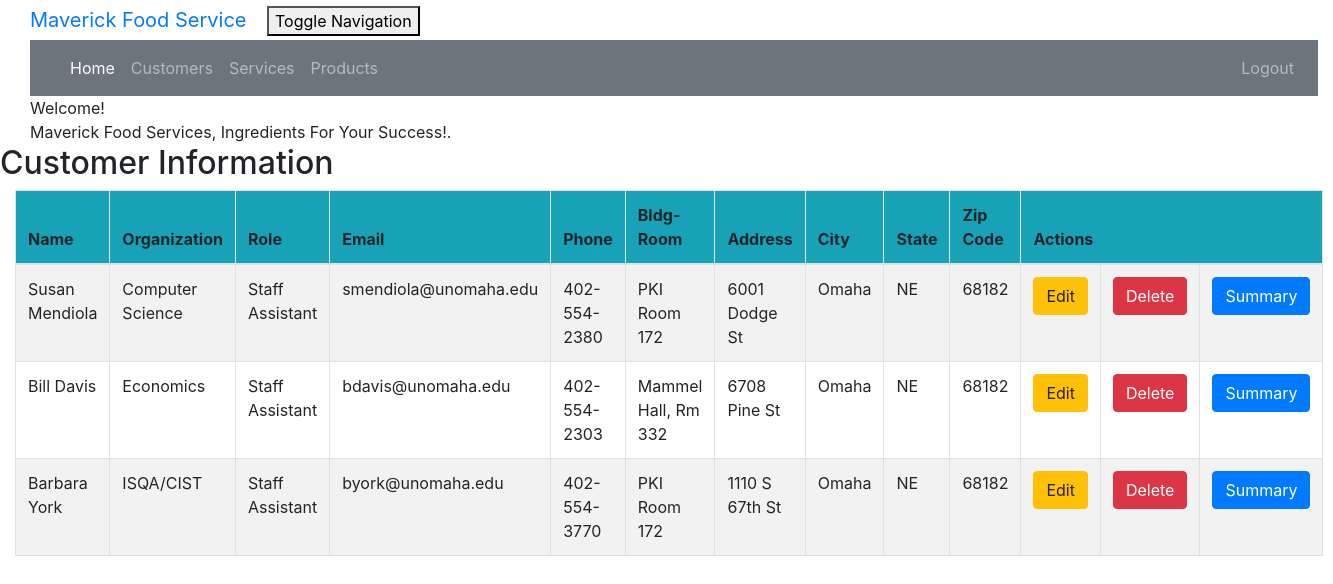
/customer_list (signed in), run on the app's committed database.
### crm/models.py (models this page shows, shortened)
class Customer(models.Model):
    cust_name = models.CharField(max_length=50)
    email = models.EmailField(max_length=100)
    phone = models.CharField(max_length=20)
    bldgroom = models.CharField(max_length=100)
    address = models.CharField(max_length=200)
    state = models.CharField(max_length=50)
    city = models.CharField(max_length=50, null=True)
    zipcode = models.CharField(max_length=10)
    organization = models.CharField(max_length=100)
    role = models.CharField(max_length=100)

### crm/views.py (the view)
# urls.py: path('customer_list', views.customer_list, name='customer_list'),
@login_required
def customer_list(request):
    customer = Customer.objects.filter()
    return render(request, 'crm/customer_list.html',
                  {'customers': customer})

### crm/templates/crm/customer_list.html (shortened to what this page needs)
<!DOCTYPE html>
<html lang="en">
{% extends 'crm/base.html' %}
{% block content %}
    <html>
    <head>
    </head>
    <body class="bodylist">
    <div class="container">
        <div class="panel panel-primary">
            <div class="panel-heading">Welcome!</div>
            <div class="panel-body">
                Maverick Food Services, Ingredients For Your Success!.
            </div>
        </div>
    </div>
    <div class="row">
        <h2>Customer Information</h2>
    </div>
    <div>
        <table class="table table-striped table-bordered table-hover w-auto">
            <thead>
            <tr class="bg-info">
                <th>Name</th>
                <th>Organization</th>
                <th>Role</th>
                <th>Email</th>
                <th>Phone</th>
                <th>Bldg-Room</th>
                <th>Address</th>
                <th>City</th>
                <th>State</th>
                <th>Zip Code</th>
                <th colspan="3">Actions</th>
            </tr>
            </thead>
            <tbody>
            {% for customer in customers %}
                <tr>
                    <td>{{ customer.cust_name }}</td>
                    <td>{{ customer.organization }}</td>
                    <td>{{ customer.role }}</td>
                    <td>{{ customer.email }}</td>
                    <td>{{ customer.phone }}</td>
                    <td>{{ customer.bldgroom }}</td>
                    <td>{{ customer.address }}</td>
                    <td>{{ customer.city }}</td>
                    <td>{{ customer.state }}</td>
                    <td>{{ customer.zipcode }}</td>
                    <td><a href="{% url 'crm:customer_edit' pk=customer.pk %}"
                           class="btn btn-warning">Edit</a></td>
                    <td><a href="{% url 'crm:customer_delete' pk=customer.pk %}"
                           onclick="return confirm('Are you sure you want to delete?')"
                           class="btn btn-danger">Delete</a>
                    </td>
                    <td><a href="{% url 'crm:summary' pk=customer.pk %}"
                           class="btn btn-primary">Summary</a>
                    </td>
                </tr>
            {% endfor %}
            </tbody>
        </table>
    </div>
    </body>
    </html>
{% endblock %}

### crm/static/css/portfolio.css (style rules this page uses)
body { padding-left: 15px; }

### data on the page
Customer: cust_name "Susan Mendiola", organization "Computer Science", role "Staff Assistant", email "smendiola@unomaha.edu", phone "402-554-2380", bldgroom "PKI Room 172", address "6001 Dodge St", city "Omaha", state "NE", zipcode "68182"
Customer: cust_name "Bill Davis", organization "Economics", role "Staff Assistant", email "bdavis@unomaha.edu", phone "402-554-2303", bldgroom "Mammel Hall, Rm 332", address "6708 Pine St", city "Omaha", state "NE", zipcode "68182"
Customer: cust_name "Barbara York", organization "ISQA/CIST", role "Staff Assistant", email "byork@unomaha.edu", phone "402-554-3770", bldgroom "PKI Room 172", address "1110 S 67th St", city "Omaha", state "NE", zipcode "68182"
